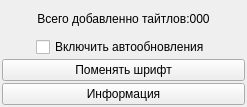
<?xml version="1.0" encoding="UTF-8"?>
<ui version="4.0">
 <class>Form</class>
 <widget class="QWidget" name="Form">
  <property name="geometry">
   <rect>
    <x>0</x>
    <y>0</y>
    <width>247</width>
    <height>107</height>
   </rect>
  </property>
  <property name="windowTitle">
   <string>Settings</string>
  </property>
  <property name="windowIcon">
   <iconset>
    <normaloff>../icons/settings.png</normaloff>../icons/settings.png</iconset>
  </property>
  <layout class="QVBoxLayout" name="verticalLayout">
   <property name="spacing">
    <number>2</number>
   </property>
   <property name="leftMargin">
    <number>2</number>
   </property>
   <property name="topMargin">
    <number>2</number>
   </property>
   <property name="rightMargin">
    <number>2</number>
   </property>
   <property name="bottomMargin">
    <number>2</number>
   </property>
   <item>
    <widget class="QLabel" name="total_added">
     <property name="text">
      <string>Всего добавленно тайтлов:000</string>
     </property>
     <property name="alignment">
      <set>Qt::AlignCenter</set>
     </property>
    </widget>
   </item>
   <item alignment="Qt::AlignHCenter">
    <widget class="QCheckBox" name="auto_update">
     <property name="cursor">
      <cursorShape>PointingHandCursor</cursorShape>
     </property>
     <property name="focusPolicy">
      <enum>Qt::NoFocus</enum>
     </property>
     <property name="text">
      <string>Включить автообновления</string>
     </property>
    </widget>
   </item>
   <item>
    <widget class="QPushButton" name="select_font">
     <property name="cursor">
      <cursorShape>PointingHandCursor</cursorShape>
     </property>
     <property name="focusPolicy">
      <enum>Qt::NoFocus</enum>
     </property>
     <property name="text">
      <string>Поменять шрифт</string>
     </property>
    </widget>
   </item>
   <item>
    <widget class="QPushButton" name="info">
     <property name="cursor">
      <cursorShape>PointingHandCursor</cursorShape>
     </property>
     <property name="focusPolicy">
      <enum>Qt::NoFocus</enum>
     </property>
     <property name="text">
      <string>Информация</string>
     </property>
    </widget>
   </item>
  </layout>
 </widget>
 <resources/>
 <connections/>
</ui>
